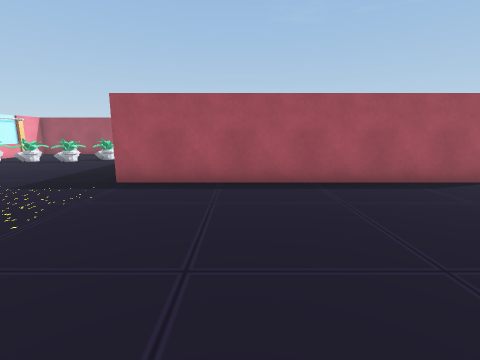
view 1 (above)

12 first-person views from a walk through a 3-D level made in the Unity game engine. The camera is 1.4 m above the floor, tilts 10° down and sees 85° across. The floor is counted in squares, 1 m on a side. Each view is taken from the middle of a square. On the plan, view 1 faces up. The plan holds only what a view shows up to about 13 squares ahead; the rest is blank. The player is left out. Some animated figures are not drawn.

view 2
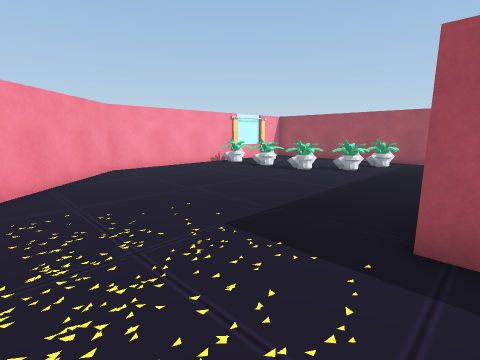

view 3
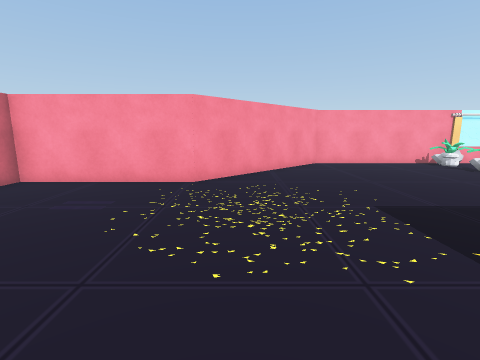

view 4
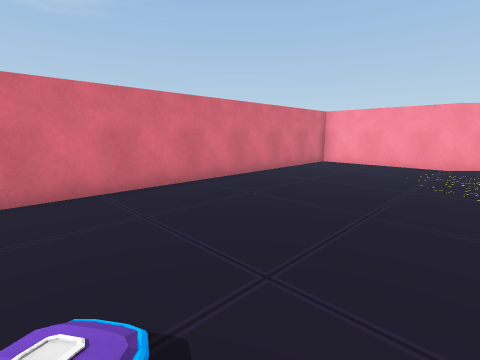

view 5
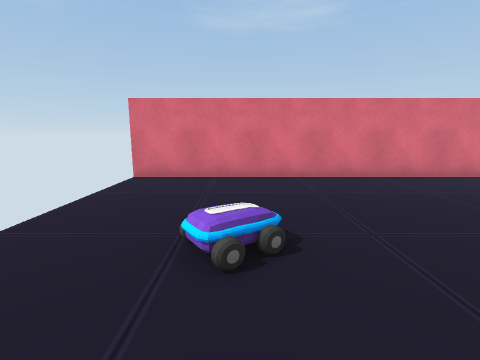

view 6
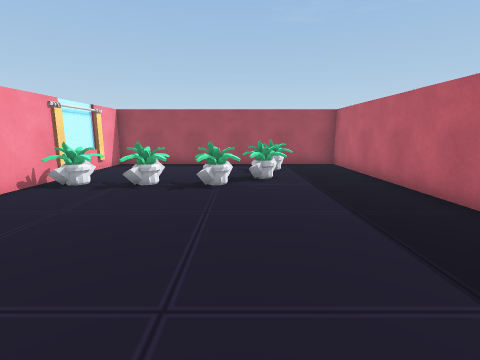

view 7
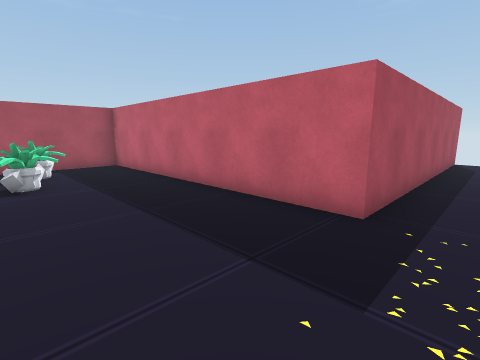

view 8
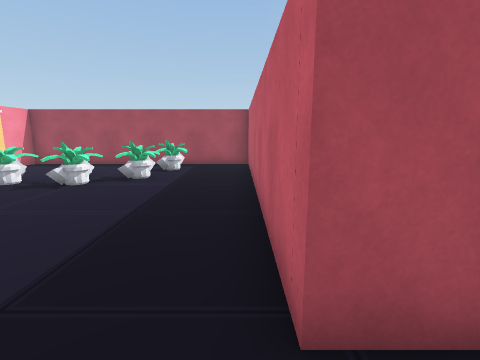

view 9
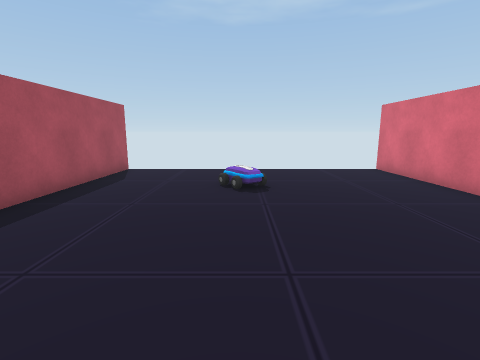

view 10
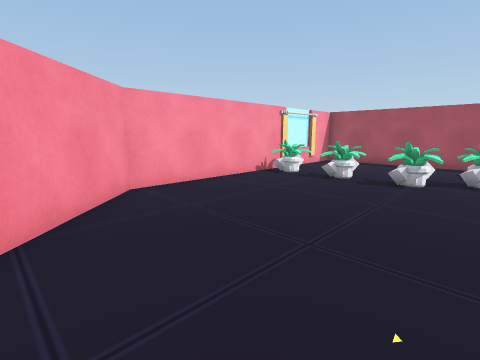

view 11
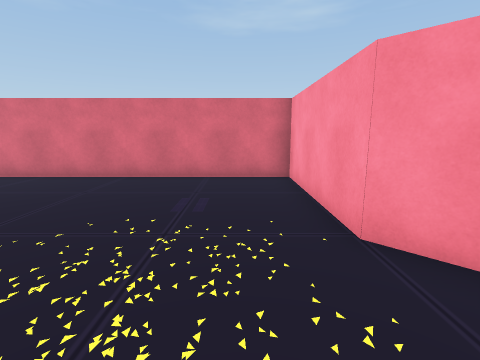

view 12
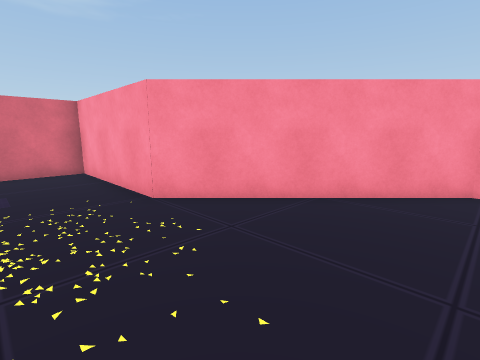

### Floor plan
Points are (right, up) in squares from view 1. A wall is a line through its corners. A room is listed if a view was taken in it or the views show most of it. See-through windows are left out.
Room 1 (views 1, 2, 3, 4, 5, 6, 7, 8, 9, 10, 11, 12)
walls: (7.5, 7.5) (-3.6, 7.5) (-3.6, 18.2) (-13.6, 18.2) (-13.6, 15.4); (-13.6, 13.5) (-13.6, 7.6) (-8.6, 2.7) (-8.6, -2.5) (7.5, -2.5)
objects: curtain (-14, 14); other object (-14, 15); plant (-13, 13); plant (-11, 13); plant (-9, 13); plant (-7, 14); plant (-7, 16)

Where each view was taken, in squares from view 1:
view 1: 0 up, 0 right, facing up
view 2: 4 up, 3 left, facing up-left
view 3: 4 up, 1 left, facing left
view 4: 4 up, 4 right, facing down-left
view 5: 6 up, 4 right, facing down
view 6: 6 up, 8 left, facing up
view 7: 6 up, 8 left, facing up-right
view 8: 6 up, 4 left, facing up
view 9: 3 up, 3 left, facing right
view 10: 5 up, 7 left, facing up-left
view 11: 6 up, 7 left, facing down
view 12: 8 up, 6 left, facing down-left
